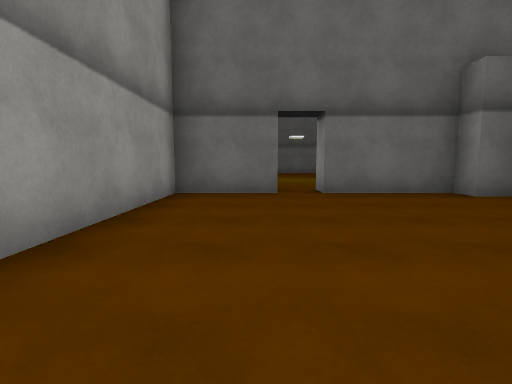
view 1 (above)

21 first-person views from a walk through a scene from a Unity 3-D project. The camera is 1.2 m above the floor, tilts 6° down and sees 85° across. Doors are open. The floor is counted in squares, 2 m on a side. Each view is taken from the middle of a square. On the plan, view 1 faces up. The plan holds only what a view shows up to about 9 squares ahead; the rest is blank. The place goes on beyond the plan. The player is left out. Some surface patterns are stand-ins.

view 2
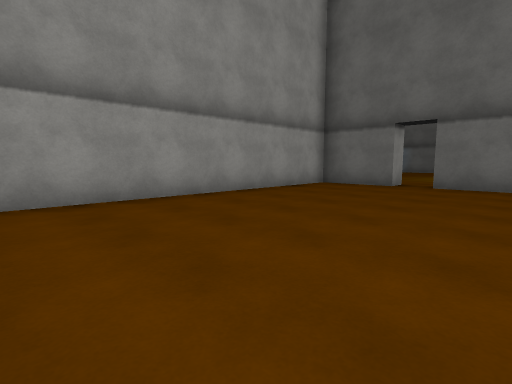

view 3
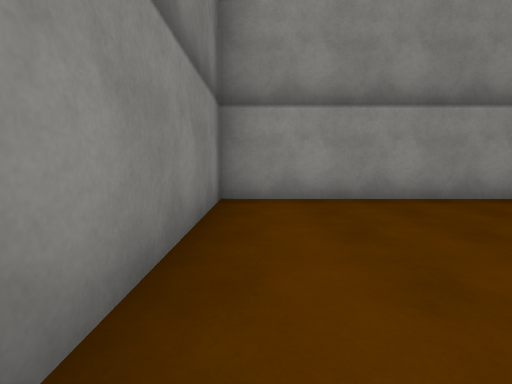

view 4
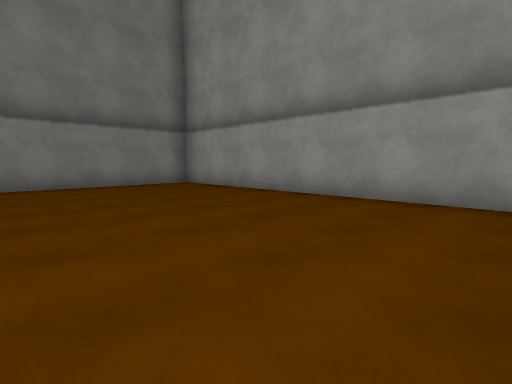

view 5
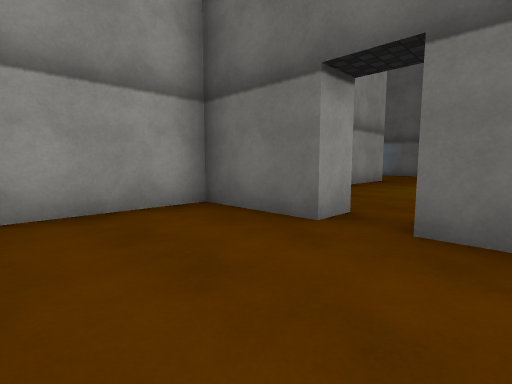

view 6
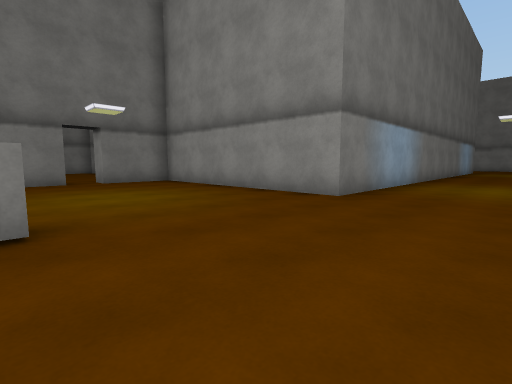

view 7
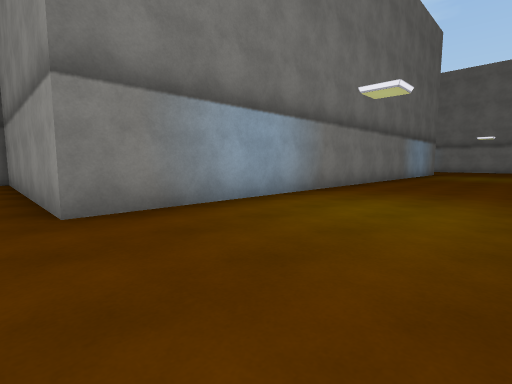

view 8
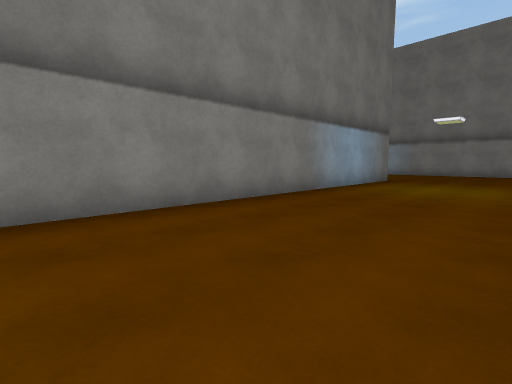

view 9
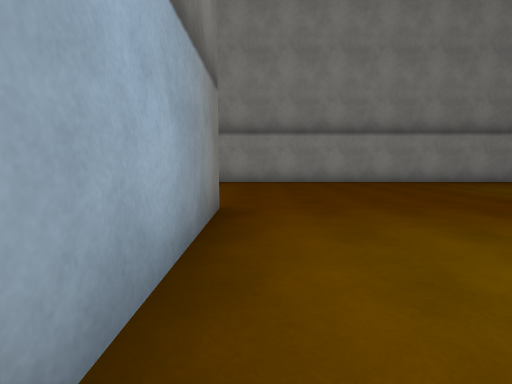

view 10
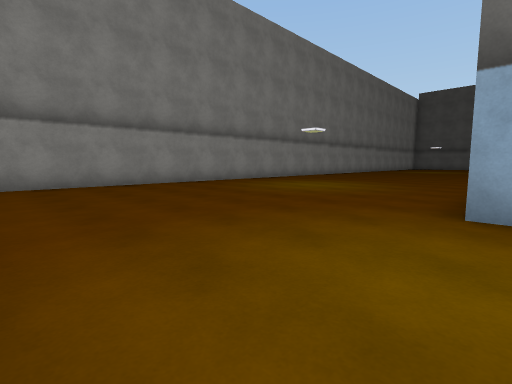

view 11
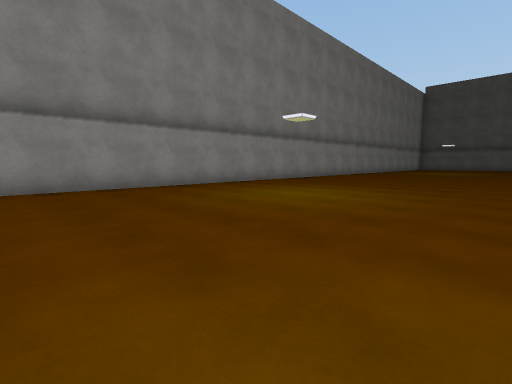

view 12
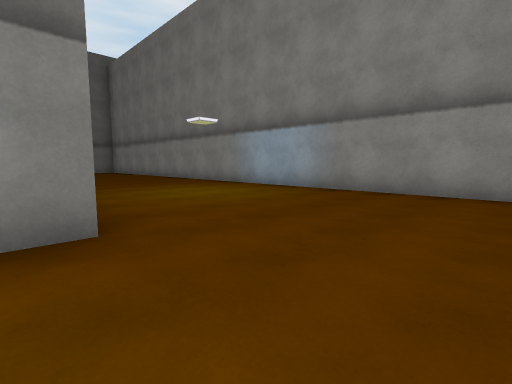

view 13
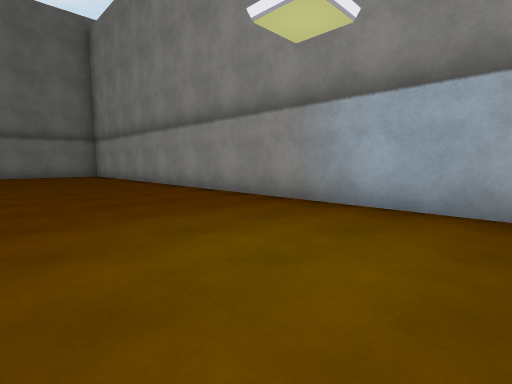

view 14
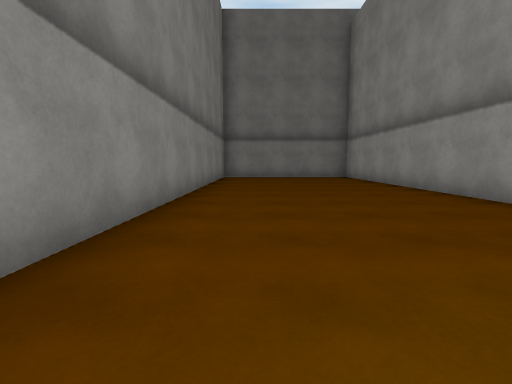

view 15
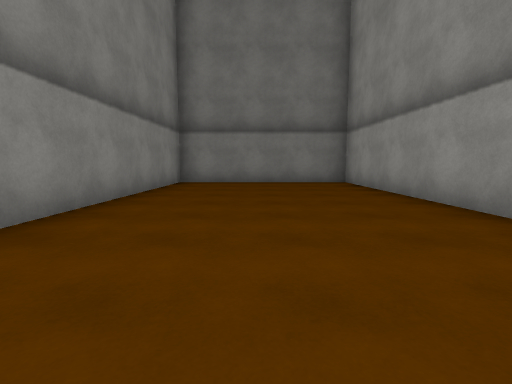

view 16
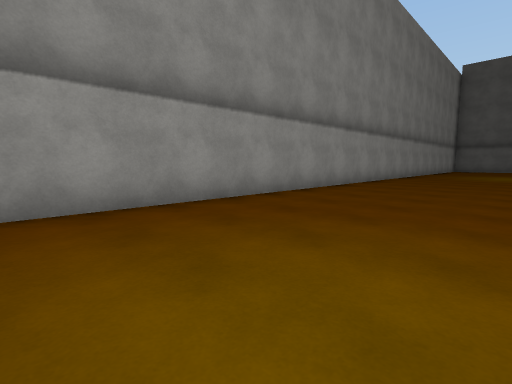

view 17
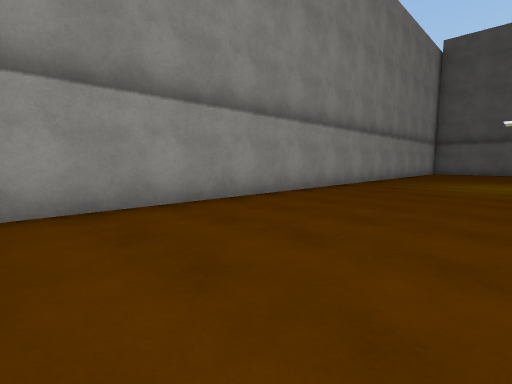

view 18
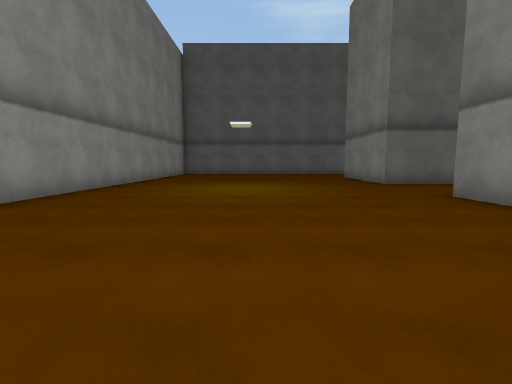

view 19
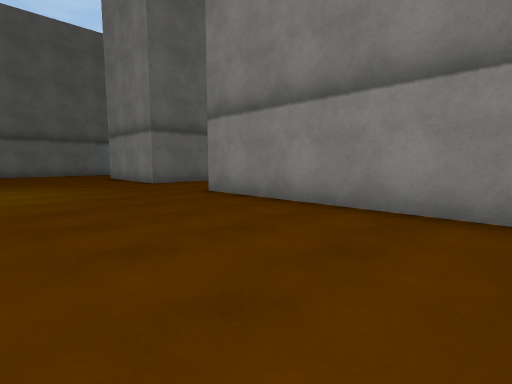

view 20
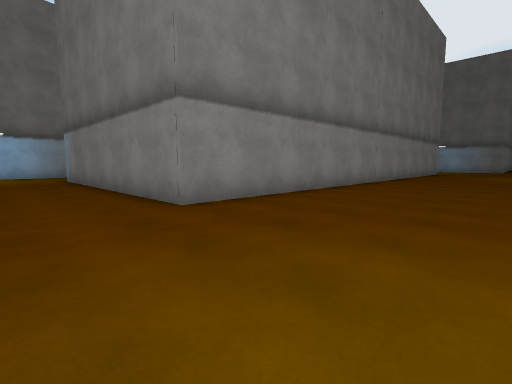

view 21
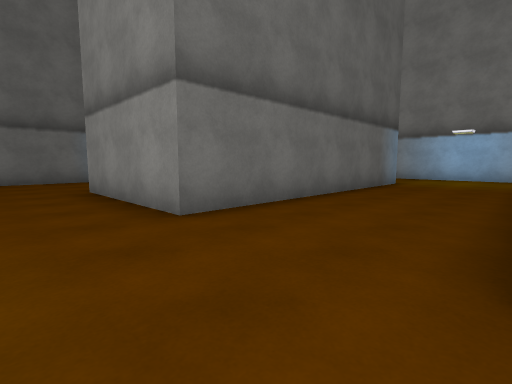

### Floor plan
Points are (right, up) in squares from view 1. A wall is a line through its corners. A room is listed if a view was taken in it or the views show most of it. See-through windows are left out.
Room 1 (views 1, 2, 3, 4, 5)
walls: (0.4, 5.5) (-1.6, 5.5) (-1.6, -2.6) (2.8, -2.6); (3.5, 5.5) (1.3, 5.5)
ways out: open door at (1, 6) to room 2
Room 2 (views 6, 7, 8, 9, 10, 11, 12, 13, 14, 15, 16, 17, 18, 19, 20, 21)
walls: (-14.5, 23.6) (-14.5, 31) (-7.5, 31); (-16.8, 12.5) (-1.6, 12.5) (-1.6, 6.2) (0.4, 6.2); (-7.4, 33.8) (-14.5, 33.8) (-14.5, 37.5); (-21.7, 35.1) (-21.7, -2.6) (-16.7, -2.6) (-16.7, 7.6); (1.3, 6.2) (2.2, 6.2)
ways out: open door at (1, 6) to room 1; opening at (-7.5, 32.5)
objects: block (3, 12)

Positions as (right, up) in squares from view 1, and headings:
1: (0, 0), facing up
2: (3, -2), facing up-left
3: (3, -2), facing left
4: (3, 5), facing down-left
5: (2, 3), facing up-left
6: (3, 15), facing down-left
7: (-1, 16), facing down-left
8: (-7, 16), facing down-left
9: (-13, 13), facing left
10: (-14, 13), facing up-left
11: (-15, 15), facing up-left
12: (-16, 15), facing down-left
13: (-18, 11), facing down-left
14: (-18, 9), facing down
15: (-19, 6), facing down
16: (-18, 19), facing up-left
17: (-18, 24), facing up-left
18: (-18, 26), facing up
19: (-18, 26), facing up-right
20: (-18, 33), facing down-right
21: (-16, 31), facing up-right
